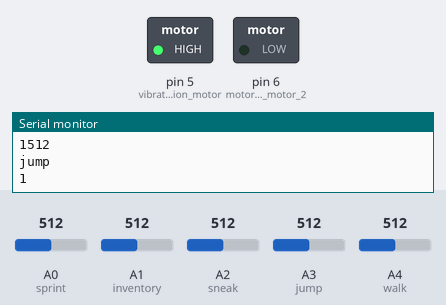
The sketch below on a simulated Arduino Uno, built with avr-gcc and run on an emulated ATmega328P. On the bench: switched loads named in the sketch (green lamp = pin HIGH), the last lines printed to the serial monitor. Inputs (shaded band) come from the test bench; at power-on: A0 (sprint) = 512, A3 (jump) = 512, A1 (inventory) = 512, A2 (sneak) = 512, A4 (walk) = 512. No radio packets arrive unless stated.

Above: at 1.2 s.
1.3 s: A0 (sprint) set to 610
At 1.35 s:
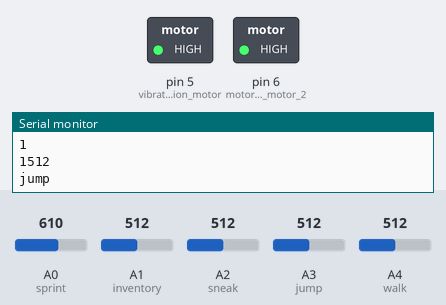
2.9 s: A3 (jump) set to 35
5.9 s: A3 (jump) set to 27
At 6.6 s:
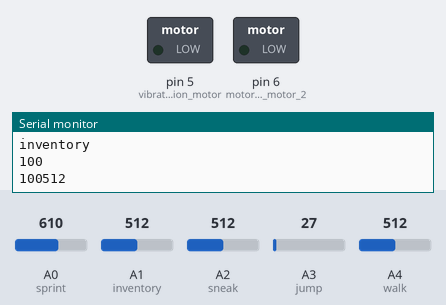
7.4 s: A1 (inventory) set to 582
10.4 s: A1 (inventory) set to 610
12.0 s: A2 (sneak) set to 583
15.0 s: A2 (sneak) set to 611
Timing chart, 0 to 17.6 s (numbered marks = the images above; inputs shaded):
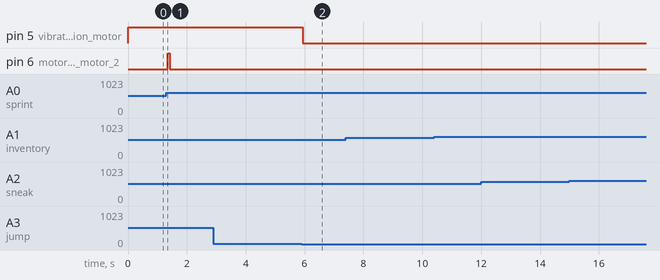

Measured:
- the behaviour switches between 31 and 30 on A3 (jump) (found by bisection; images 1 and 2)
- after the input at 1.3 s, pin 6 (motor_-_vibration_motor_2): LOW → HIGH at once, → LOW 0.08 s later
- after the input at 5.9 s, pin 5 (vibrate_-_vibration_motor): HIGH → LOW at once

The sketch:

left_hand_send.ino
```cpp
//
// Left hand sender inside the left controller
// This sender is used to send the raw data of the controller to the left hand receiver via nRF024L01+.
//
// References:
// MPU6050: https://create.arduino.cc/projecthub/Gabry295/head-mouse-with-mpu6050-and-arduino-micro-d42878
// nRF24L01: https://swf.com.tw/?p=1044
// nRF24L01: https://howtomechatronics.com/tutorials/arduino/arduino-wireless-communication-nrf24l01-tutorial/

#include <Wire.h>
#include <I2Cdev.h>
#include <MPU6050.h>
#include <SPI.h>
#include "RF24.h"

MPU6050 mpu;
int16_t ax, ay, az, gx, gy, gz;
int vx;
int x ;
int sp, i, sn, j;
long code;
int sprint, inventory, sneak, jump, walk;
int c = 0;
RF24 rf24(8, 10); // CE, CSN
const byte addr[] = "2Node"; // name address as 2Node


void setup() {
  Serial.begin(9600);

  Wire.begin();
//  mpu.initialize();
//  if (!mpu.testConnection()) {
//    while (1);
//  }

  rf24.begin();
  rf24.setChannel(85);       // set channel
  rf24.openWritingPipe(addr); // set pipe
  rf24.setPALevel(RF24_PA_MIN);   // set power amplifier level to low to energy, since required working distance is short
  rf24.setDataRate(RF24_250KBPS); // set KBPs
  rf24.stopListening();       // stop listening to send data

  pinMode(A0, INPUT); // sprint
  pinMode(A1, INPUT); // inventory
  pinMode(A2, INPUT); // sneak
  pinMode(A3, INPUT); // jump
  pinMode(A4, INPUT); // walk
  pinMode(5, OUTPUT); // vibrate - vibration motor 1
  pinMode(6, OUTPUT); // motor - vibration motor 2
}

void loop() {
  //  mpu.getMotion6(&ax, &ay, &az, &gx, &gy, &gz); // get acceleration and gyro data
  //  vx = -(gz - 100) / 200; // modify raw gz (gyro data in Z axis), this piece is referred to https://create.arduino.cc/projecthub/Gabry295/head-mouse-with-mpu6050-and-arduino-micro-d42878
  //  if (0< vx < 20) {
  //    vx = 0;
  //  } else {
  //    vx = vx;
  //  }
  // Serial.println(vx);

  sprint = analogRead(A2); // button for sprint, read from pressure sensor 0
  inventory = analogRead(A0); // button for inventory, read from pressure sensor 1
  sneak = analogRead(A1); // button for sneak, read from pressure sensor 2
  jump = analogRead(A3); // squeeze button for jump, read from pressure sensor 3
  walk = analogRead(A4); // button for walk, read from potentiometer

  translate(); //translate clicked pressure sensors into a 4 digits integer code
  long zipcode = code * 1000 + walk;
  Serial.println(code);
  Serial.println(zipcode);
  //rf24.write(&vx, sizeof(vx));  // send vx to left hand receiver
  rf24.write(&zipcode, sizeof(zipcode));  // send code to left hand receiver
  //rf24.write(&walk, sizeof(walk)); // send potentiometer data to left hand receiver

  vibrate(); // vibration motor 1 vibrates when 'jump' is pressed
  motor(); // vibration motor 2 vibrates once when 'sprint, inventory & sneak' is pressed
  //delay(10);
}

/* By our test on nRF024L01+, it can only send data 3 times in one loop, 3 rf24.write() can be called,
   and each data can be well received by the receiver, if more than 3 rf24.write() is called, the rest
   data will be ignored by the receiver, the receiver can only receiver 3 data from one sender in one
   loop. The reason is unknown, because from our research, one nRF024L01+ can pair with 6 others.
   This is why here a translate function is called. If one of the pressure sensor is pressed, its
   relative digit will change from 0 to 1, and times relative digits. All digits add up to a code to
   send to the receiver.
*/
void translate () {
  if (sprint > 600) { // pressing threshold, can be changed based on user's situation
    Serial.println("sprint");
    sp = 1; //when pressed, change to 1
  } else {
    sp = 0; //not pressed, change to 0
  }

  if (inventory > 600) {
    Serial.println("inventory");
    i = 1;
  } else {
    i = 0;
  }

  if (sneak > 600) {
    Serial.println("sneak");
    sn = 1;
  } else {
    sn = 0;
  }

  if (jump > 30) {
    Serial.println("jump");
    j = 1;
  } else {
    j = 0;
  }

  code = sp * 1000 + i * 100 + sn * 10 + j ; //add up as a 4 digit code
  //Serial.println(code);
}

// Vibration motor 1 vibrates continuously as long as 'jump' is pressed
void vibrate() {
  if (jump > 30) {
    //Serial.println("vibrate");
    digitalWrite(5, HIGH); //vibration motor for squeezing vibrates
  }
  else {
    digitalWrite(5, LOW); //vibration motor for squeezing stops
  }
}

// Vibration motor 2 only vibrates for 80ms once when 'sprint, inventory & sneak' is pressed
void motor() {
  if ((sprint >= 600 or inventory >= 600 or sneak >= 600) && (c == 0) ) {
    digitalWrite(6, HIGH); //vibration motor for buttons vibrates
    //Serial.println("motor");
    delay(80); //vibrates for 80ms
    digitalWrite(6, LOW);
    c = 1; // when one of the controls is pressed, c change from 0 to 1
  }

  if (sprint < 600 && inventory < 600 && sneak < 600 && (c == 1)) {
    digitalWrite(6, LOW); //vibration motor for buttons stops
    c = 0; // if not, c change to 0
  }
}
```
